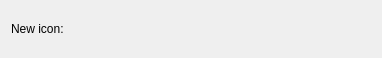
<?xml version="1.0" encoding="UTF-8"?>
<ui version="4.0">
 <class>quicklaunchAdd</class>
 <widget class="QWidget" name="quicklaunchAdd">
  <property name="geometry">
   <rect>
    <x>0</x>
    <y>0</y>
    <width>382</width>
    <height>58</height>
   </rect>
  </property>
  <property name="windowTitle">
   <string>Add Shortcut</string>
  </property>
  <property name="accessibleName">
   <string>Add Shortcut</string>
  </property>
  <layout class="QGridLayout">
   <item row="0" column="0">
    <widget class="QLabel" name="lblIcon1">
     <property name="text">
      <string>New icon:</string>
     </property>
     <property name="buddy">
      <cstring>urlIcon</cstring>
     </property>
    </widget>
   </item>
   <item row="0" column="1">
    <widget class="KUrlRequester" name="urlIcon">
     <property name="filter">
      <string comment="KDE::DoNotExtract">*.desktop</string>
     </property>
    </widget>
   </item>
  </layout>
 </widget>
 <customwidgets>
  <customwidget>
   <class>KUrlRequester</class>
   <extends>QFrame</extends>
   <header>kurlrequester.h</header>
  </customwidget>
 </customwidgets>
 <resources/>
 <connections/>
</ui>
